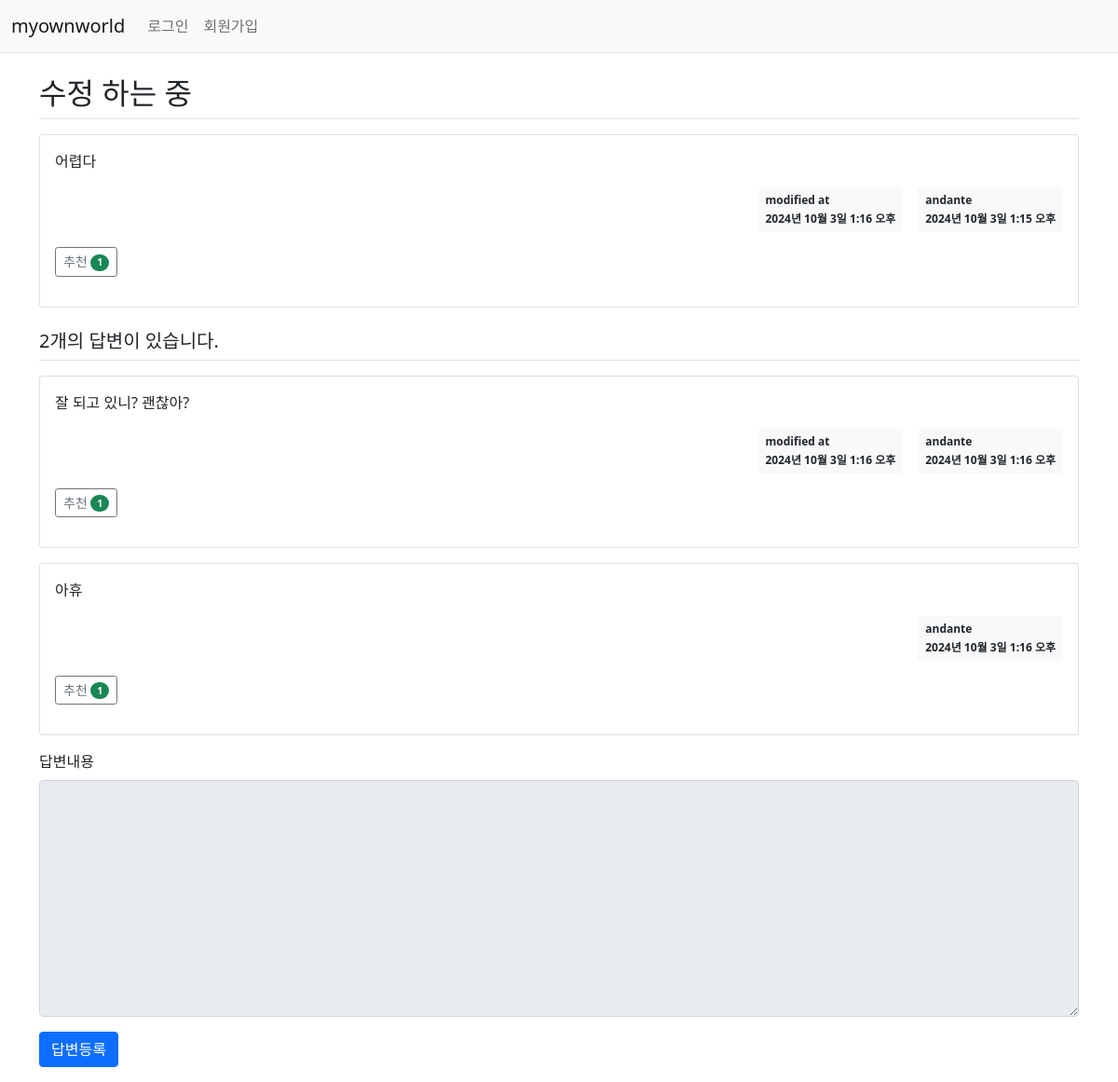
The page /myownworld/4/ on the database as committed earlier.
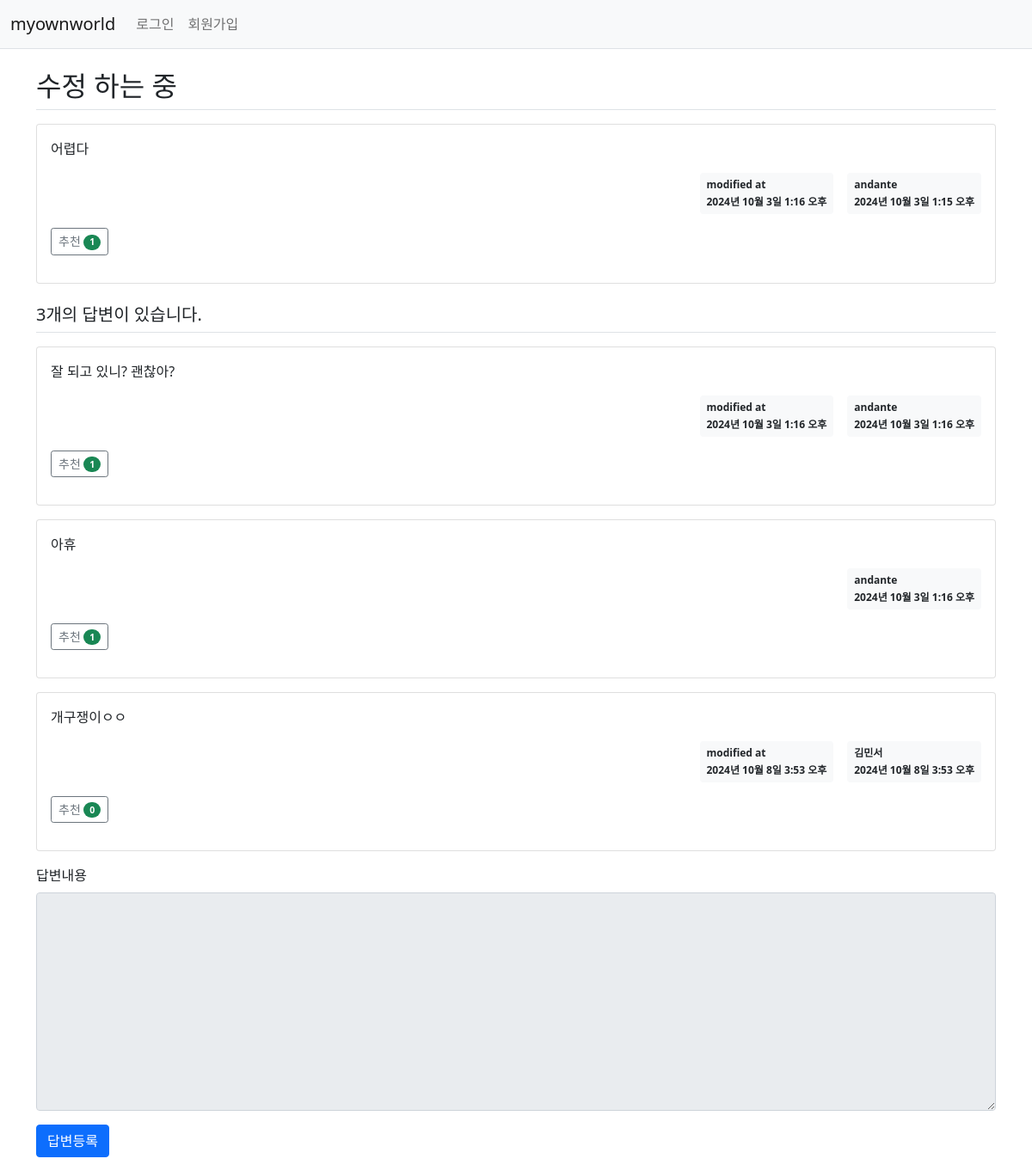
The same page on the database as committed later.
### myownworld/models.py (models this page shows, shortened)
class Question(models.Model):
    author = models.ForeignKey(User, on_delete=models.CASCADE, related_name='author_question')
    subject = models.CharField(max_length=200)
    content = models.TextField()
    create_date = models.DateTimeField()
    modify_date = models.DateTimeField(null=True, blank=True)
    voter = models.ManyToManyField(User, related_name='voter_question') # 추천인 추가

class Answer(models.Model):
    author = models.ForeignKey(User, on_delete=models.CASCADE, related_name='author_answer')
    question = models.ForeignKey(Question, on_delete=models.CASCADE)
    content = models.TextField()
    create_date = models.DateTimeField()
    modify_date = models.DateTimeField(null=True, blank=True)
    voter = models.ManyToManyField(User, related_name='voter_answer')

### myownworld/views/base_views.py (the view)
# urls.py: path('<int:question_id>/', base_views.detail, name='detail'),
def detail(request, question_id):
    question = get_object_or_404(Question, pk = question_id)
    context = {'question': question}
    return render(request, 'myownworld/question_detail.html', context)

### myownworld/templatetags/myownworld_filter.py (called while the page is built)
@register.filter
def mark(value):
    extensions = ["nl2br", "fenced_code"]
    return mark_safe(markdown.markdown(value, extensions=extensions))

### templates/myownworld/question_detail.html (shortened to what this page needs)
{% extends 'base.html' %}
{% load myownworld_filter %}
{% block content %}
<div class="container my-3">
    <h2 class="border-bottom py-2">{{ question.subject }}</h2>
    <div class="card my-3">
        <div class="card-body">
            <div class="card-text">{{ question.content|mark }}</div>
            <div class="d-flex justify-content-end">
                {% if question.modify_date %}
                <div class="badge bg-light text-dark p-2 text-start mx-3">
                    <div class="mb-2">modified at</div>
                    <div>{{ question.modify_date }}</div>
                </div>
                {% endif %}
                <div class="badge bg-light text-dark p-2 text-start">
                    <div class="mb-2">{{ question.author.username }}</div>
                    <div>{{ question.create_date }}</div>
                </div>
            </div>
            <div class="my-3">
                <a href="javascript:void(0)" data-uri="{% url 'myownworld:question_vote' question.id %}"
                   class="recommend btn btn-sm btn-outline-secondary"> 추천
                    <span class="badge rounded-pill bg-success">{{question.voter.count}}</span>
                </a>
            </div>
        </div>
    </div>
    <h5 class="border-bottom my-3 py-2">{{question.answer_set.count}}개의 답변이 있습니다.</h5>
    {% for answer in question.answer_set.all %}
    <div class="card my-3">
        <div class="card-body">
            <div class="card-text">{{ answer.content|mark }}</div>
            <div class="d-flex justify-content-end">
                {% if answer.modify_date %}
                <div class="badge bg-light text-dark p-2 text-start mx-3">
                    <div class="mb-2">modified at</div>
                    <div>{{ answer.modify_date }}</div>
                </div>
                {% endif %}
                <div class="badge bg-light text-dark p-2 text-start">
                    <div class="mb-2">{{ answer.author.username }}</div>
                    <div>{{ answer.create_date }}</div>
                </div>
            </div>
            <div class="my-3">
                <a href="javascript:void(0)" data-uri="{% url 'myownworld:answer_vote' answer.id %}"
                   class="recommend btn btn-sm btn-outline-secondary"> 추천
                    <span class="badge rounded-pill bg-success">{{answer.voter.count}}</span>
                </a>
            </div>
        </div>
    </div>
    {% endfor %}
    <form action="{% url 'myownworld:answer_create' question.id %}" method="post" class="my-3">
        <div class="mb-3">
            <label for="content" class="form-label">답변내용</label>
            <textarea {% if not user.is_authenticated %}disabled{% endif %}
                      name="content" id="content" class="form-control" rows="10"></textarea>
        </div>
        <input type="submit" value="답변등록" class="btn btn-primary">
    </form>
</div>
{% endblock %}

Rows that differ between the two databases and show on the page:
computed for Question "수정 하는 중": answer_set.count "2" → "3"
added Answer: content|mark "개구쟁이ㅇㅇ", modify_date "2024년 10월 8일 3:53 오후", author.username "김민서", create_date "2024년 10월 8일 3:53 오후", voter.count "0"
